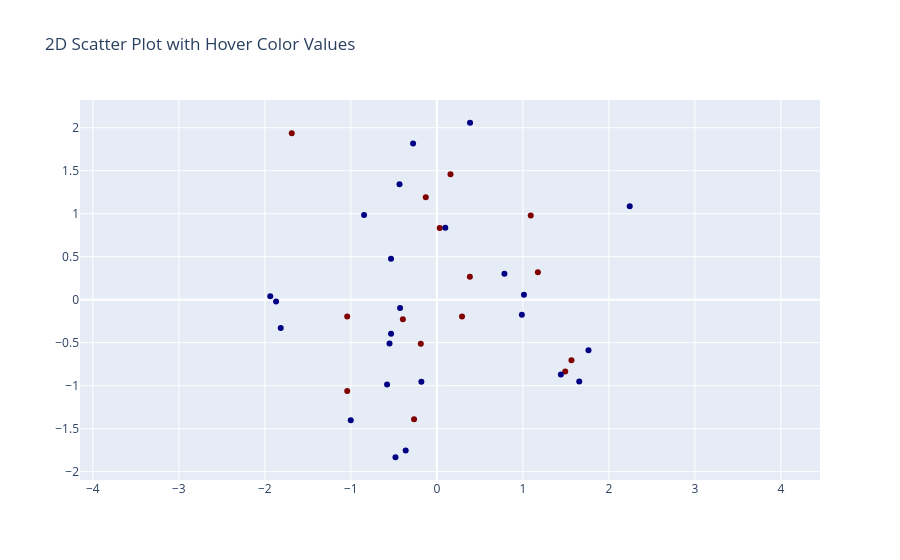

Notebook source saved alongside this figure:
### Markdown cell above
### PCA on flattened weight vectors

Each run's `(fc1, fc2)` weights, flattened into a single vector, projected
to 2D and 3D via PCA, colored by that run's final loss.

- Cluster around the origin: most networks converge to similar weights.
- Dark points: low final loss (network learned well).
- Light/red points: higher final loss (network failed), these still tend
  to land inside the main cluster, i.e. failed runs are not weight-space
  outliers.

### Code cell
pca_2d = PCA(n_components=2)
projected_2d = pca_2d.fit_transform(weights_finish)
plot_data(projected_2d.T, loss_finish)

### Figure 1 — Plotly figure (JSON) as saved in the notebook; plotly's stock layout.template omitted (floating-point values rounded to 4 significant figures)
{"data": [{"hoverinfo": "text", "marker": {"color": [5.32e-13, 2.911, 1.784e-13, 2.911, 1.69e-13, 2.911, 2.911, 2.092e-13, 2.911, 1.328e-13, 4.516e-13, 2.227e-13, 3.286e-12, 2.911, 9.082e-09, 3.076e-11, 2.911, 2.911, 2.911, 2.911, 2.911, 1.704e-13, 2.911, 1.955e-13, 4.655e-13, 1.427e-12, 2.911, 1.265e-12, 2.668e-13, 2.911, 3.915e-13, 2.419e-13, 2.987e-13, 1.604e-13, 3.835e-11, 2.777e-12, 1.956e-13, 2.911, 7.296e-13], "colorscale": [[0, "rgb(0,0,131)"], [0.2, "rgb(0,60,170)"], [0.4, "rgb(5,255,255)"], [0.6, "rgb(255,255,0)"], [0.8, "rgb(250,0,0)"], [1, "rgb(128,0,0)"]], "opacity": 1, "size": 6}, "mode": "markers", "text": ["Color: 0.000", "Color: 2.911", "Color: 0.000", "Color: 2.911", "Color: 0.000", "Color: 2.911", "Color: 2.911", "Color: 0.000", "Color: 2.911", "Color: 0.000", "Color: 0.000", "Color: 0.000", "Color: 0.000", "Color: 2.911", "Color: 0.000", "Color: 0.000", "Color: 2.911", "Color: 2.911", "Color: 2.911", "Color: 2.911", "Color: 2.911", "Color: 0.000", "Color: 2.911", "Color: 0.000", "Color: 0.000", "Color: 0.000", "Color: 2.911", "Color: 0.000", "Color: 0.000", "Color: 2.911", "Color: 0.000", "Color: 0.000", "Color: 0.000", "Color: 0.000", "Color: 0.000", "Color: 0.000", "Color: 0.000", "Color: 2.911", "Color: 0.000"], "type": "scatter", "x": [1.763, 0.1588, -0.4811, -0.3949, -0.5326, -1.042, 0.0332, 2.243, 0.2926, -0.5503, -1.937, 1.656, -0.8462, 1.092, 0.9885, -1.815, -1.687, 0.384, -0.2648, 1.175, -0.1865, -1.869, 1.493, -1.001, 0.786, -0.1799, -1.042, -0.2762, -0.4276, -0.1289, 1.443, 0.386, -0.5327, -0.4341, 0.09831, -0.5788, 1.013, 1.565, -0.3622], "y": [-0.5875, 1.458, -1.832, -0.2265, -0.3964, -0.1949, 0.8347, 1.087, -0.1966, -0.5102, 0.0398, -0.9501, 0.9847, 0.9792, -0.1752, -0.3294, 1.936, 0.2659, -1.389, 0.3203, -0.5137, -0.01982, -0.8344, -1.401, 0.3028, -0.9544, -1.061, 1.815, -0.09578, 1.191, -0.8693, 2.058, 0.4763, 1.342, 0.8379, -0.9873, 0.05671, -0.7045, -1.754]}], "layout": {"title": {"text": "2D Scatter Plot with Hover Color Values"}, "xaxis": {"scaleanchor": "y"}, "yaxis": {"scaleanchor": "x"}}}
